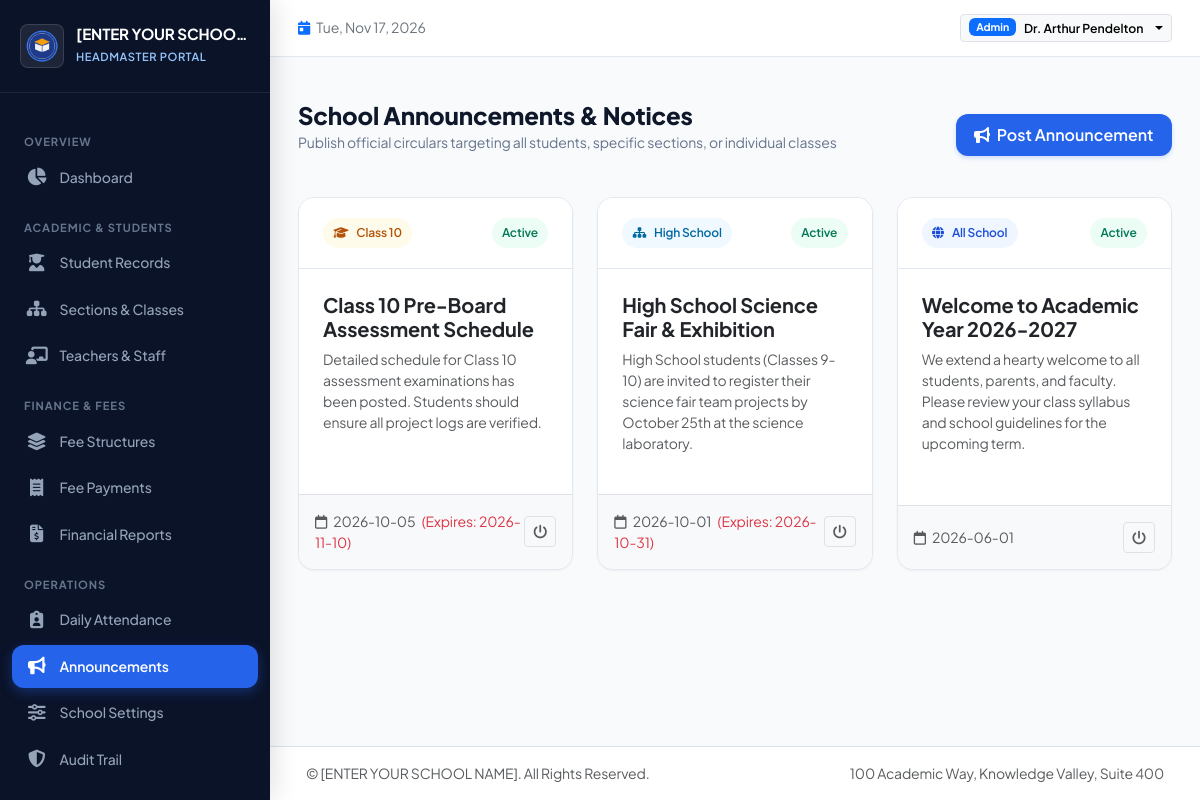
Page /admin/notices (signed in) on the committed database.
### tables this page shows
CREATE TABLE school_settings (
        id INTEGER PRIMARY KEY,
        school_name TEXT NOT NULL DEFAULT '[ENTER YOUR SCHOOL NAME]',
        school_address TEXT DEFAULT '',
        school_phone TEXT DEFAULT '',
        school_email TEXT DEFAULT '',
        school_website TEXT DEFAULT '',
        headmaster_name TEXT DEFAULT '',
        currency_symbol TEXT DEFAULT '$',
        logo_path TEXT DEFAULT '',
        updated_at TIMESTAMP DEFAULT CURRENT_TIMESTAMP
    );

CREATE TABLE users (
        id INTEGER PRIMARY KEY AUTOINCREMENT,
        username TEXT NOT NULL UNIQUE,
        password_hash TEXT NOT NULL,
        role TEXT NOT NULL CHECK(role IN ('admin', 'teacher', 'student')),
        full_name TEXT NOT NULL,
        email TEXT DEFAULT '',
        phone TEXT DEFAULT '',
        is_active INTEGER DEFAULT 1,
        created_at TIMESTAMP DEFAULT CURRENT_TIMESTAMP
    );

CREATE TABLE notices (
        id INTEGER PRIMARY KEY AUTOINCREMENT,
        title TEXT NOT NULL,
        content TEXT NOT NULL,
        target_type TEXT NOT NULL CHECK(target_type IN ('all', 'section', 'class')),
        target_section_id INTEGER REFERENCES school_sections(id) ON DELETE SET NULL,
        target_class_id INTEGER REFERENCES classes(id) ON DELETE SET NULL,
        publish_date DATE NOT NULL,
        expiry_date DATE,
        is_active INTEGER DEFAULT 1,
        author_user_id INTEGER REFERENCES users(id) ON DELETE SET NULL,
        created_at TIMESTAMP DEFAULT CURRENT_TIMESTAMP
    );

CREATE TABLE classes (
        id INTEGER PRIMARY KEY AUTOINCREMENT,
        section_id INTEGER NOT NULL REFERENCES school_sections(id) ON DELETE CASCADE,
        name TEXT NOT NULL,
        display_order INTEGER DEFAULT 0,
        is_active INTEGER DEFAULT 1,
        UNIQUE(section_id, name)
    );

CREATE TABLE school_sections (
        id INTEGER PRIMARY KEY AUTOINCREMENT,
        name TEXT NOT NULL UNIQUE,
        description TEXT DEFAULT '',
        is_active INTEGER DEFAULT 1
    );

### routes/admin.py (the view, shortened to what this page needs)
@admin_bp.route('/notices', methods=['GET', 'POST'])
def notices():
    db = get_db()
    notices_list = db.execute("""
        SELECT n.*, sec.name as section_name, c.name as class_name, u.full_name as author_name
        FROM notices n
        LEFT JOIN school_sections sec ON n.target_section_id = sec.id
        LEFT JOIN classes c ON n.target_class_id = c.id
        LEFT JOIN users u ON n.author_user_id = u.id
        ORDER BY n.id DESC;
    """).fetchall()
    sections = db.execute("SELECT * FROM school_sections WHERE is_active = 1;").fetchall()
    classes = db.execute("SELECT * FROM classes WHERE is_active = 1;").fetchall()
    return render_template('admin/notices.html',
        settings=get_school_settings(),
        notices=notices_list,
        sections=sections,
        classes=classes
    )

### models.py (called while the page is built, shortened)
def get_db():
    if 'db' not in g:
        db_path = current_app.config.get('DATABASE_PATH', Config.DATABASE_PATH)
        g.db = sqlite3.connect(db_path)
        g.db.row_factory = sqlite3.Row
        g.db.execute("PRAGMA foreign_keys = ON;")
    return g.db

def get_school_settings():
    db = get_db()
    row = db.execute("SELECT * FROM school_settings WHERE id = 1;").fetchone()
    if row:
        return dict(row)

    @property
    def is_active(self):
        return self._is_active

    @staticmethod
    def get_by_id(user_id):
        db = get_db()
        cursor = db.execute("SELECT * FROM users WHERE id = ?", (user_id,))
        row = cursor.fetchone()
        if not row:
            return None
        return User._build_from_row(row)

### routes/admin.py (called while the page is built)
@admin_bp.before_request
@login_required
@admin_required
def admin_before_request():
    pass

### templates/admin/notices.html (shortened to what this page needs)
{% extends "base.html" %}
{% block content %}
<div class="page-header">
  <div>
    <h2 class="page-title">School Announcements & Notices</h2>
    <p class="page-subtitle">Publish official circulars targeting all students, specific sections, or individual classes</p>
  </div>
  <div>
    <button class="btn btn-primary-custom" data-bs-toggle="modal" data-bs-target="#createNoticeModal">
      <i class="fa-solid fa-bullhorn me-1"></i> Post Announcement
    </button>
  </div>
</div>
<div class="row g-4">
  {% for n in notices %}
    <div class="col-md-6 col-lg-4">
      <div class="card-custom h-100 d-flex flex-column">
        <div class="card-custom-header">
          <div class="d-flex align-items-center gap-2">
            {% if n.target_type == 'all' %}
              <span class="badge-custom badge-primary"><i class="fa-solid fa-globe me-1"></i> All School</span>
            {% elif n.target_type == 'section' %}
              <span class="badge-custom badge-info"><i class="fa-solid fa-sitemap me-1"></i> {{ n.section_name }}</span>
            {% else %}
              <span class="badge-custom badge-warning"><i class="fa-solid fa-graduation-cap me-1"></i> {{ n.class_name }}</span>
            {% endif %}
          </div>
          <div>
            {% if n.is_active %}
              <span class="badge-custom badge-success">Active</span>
            {% else %}
              <span class="badge-custom badge-secondary">Archived</span>
            {% endif %}
          </div>
        </div>
        <div class="card-custom-body flex-grow-1">
          <h5 class="fw-bold text-dark mb-2">{{ n.title }}</h5>
          <p class="text-muted small mb-3" style="white-space: pre-line;">{{ n.content }}</p>
        </div>
        <div class="p-3 bg-light border-top d-flex justify-content-between align-items-center small text-muted">
          <div>
            <i class="fa-regular fa-calendar me-1"></i> {{ n.publish_date }}
            {% if n.expiry_date %}<span class="text-danger ms-1">(Expires: {{ n.expiry_date }})</span>{% endif %}
          </div>
          <form action="{{ url_for('admin.toggle_notice', notice_id=n.id) }}" method="POST">
            <button type="submit" class="btn btn-sm btn-light border" title="Toggle Active">
              <i class="fa-solid fa-power-off text-muted"></i>
            </button>
          </form>
        </div>
      </div>
    </div>
  {% endfor %}
</div>
{% endblock %}

### templates/base.html (shortened to what this page needs)
<!DOCTYPE html>
<html lang="en">
<head>
  <link href="https://cdn.jsdelivr.net/npm/bootstrap@5.3.3/dist/css/bootstrap.min.css" rel="stylesheet">
  <link rel="stylesheet" href="https://cdnjs.cloudflare.com/ajax/libs/font-awesome/6.5.1/css/all.min.css">
  <link rel="stylesheet" href="{{ url_for('static', filename='css/style.css') }}">
</head>
<body>
  <div class="app-wrapper">
    <aside class="sidebar">
      <div class="sidebar-header">
        <img src="{% if school_settings.logo_path %}{{ url_for('static', filename=school_settings.logo_path) }}{% else %}{{ url_for('static', filename='images/default_logo.png') }}{% endif %}"
             alt="School Logo" class="school-brand-logo">
        <div class="school-brand-info">
          <h1 class="school-brand-name" title="{{ school_settings.school_name }}">{{ school_settings.school_name }}</h1>
          <span class="school-brand-badge">
            {% if current_user.role == 'admin' %}Headmaster Portal
            {% elif current_user.role == 'teacher' %}Teacher Portal
            {% elif current_user.role == 'student' %}Student Portal
            {% else %}Portal{% endif %}
          </span>
        </div>
      </div>
      <div class="sidebar-nav">
        {% if current_user.role == 'admin' %}
          <div class="nav-section-title">Overview</div>
          <a href="{{ url_for('admin.dashboard') }}" class="sidebar-link {% if request.endpoint == 'admin.dashboard' %}active{% endif %}">
            <i class="fa-solid fa-chart-pie"></i>
            <span>Dashboard</span>
          </a>
          <div class="nav-section-title">Academic & Students</div>
          <a href="{{ url_for('admin.students') }}" class="sidebar-link {% if request.endpoint in ['admin.students', 'admin.student_create', 'admin.student_view', 'admin.student_edit'] %}active{% endif %}">
            <i class="fa-solid fa-user-graduate"></i>
            <span>Student Records</span>
          </a>
          <a href="{{ url_for('admin.sections_classes') }}" class="sidebar-link {% if request.endpoint == 'admin.sections_classes' %}active{% endif %}">
            <i class="fa-solid fa-sitemap"></i>
            <span>Sections & Classes</span>
          </a>
          <a href="{{ url_for('admin.teachers') }}" class="sidebar-link {% if request.endpoint in ['admin.teachers', 'admin.teacher_create'] %}active{% endif %}">
            <i class="fa-solid fa-chalkboard-user"></i>
            <span>Teachers & Staff</span>
          </a>
          <div class="nav-section-title">Finance & Fees</div>
          <a href="{{ url_for('admin.fee_structures') }}" class="sidebar-link {% if request.endpoint == 'admin.fee_structures' %}active{% endif %}">
            <i class="fa-solid fa-layer-group"></i>
            <span>Fee Structures</span>
          </a>
          <a href="{{ url_for('admin.payments') }}" class="sidebar-link {% if request.endpoint in ['admin.payments', 'admin.payment_receipt'] %}active{% endif %}">
            <i class="fa-solid fa-receipt"></i>
            <span>Fee Payments</span>
          </a>
          <a href="{{ url_for('admin.fee_reports') }}" class="sidebar-link {% if request.endpoint == 'admin.fee_reports' %}active{% endif %}">
            <i class="fa-solid fa-file-invoice-dollar"></i>
            <span>Financial Reports</span>
          </a>
          <div class="nav-section-title">Operations</div>
          <a href="{{ url_for('admin.attendance') }}" class="sidebar-link {% if request.endpoint == 'admin.attendance' %}active{% endif %}">
            <i class="fa-solid fa-clipboard-user"></i>
            <span>Daily Attendance</span>
          </a>
          <a href="{{ url_for('admin.notices') }}" class="sidebar-link {% if request.endpoint == 'admin.notices' %}active{% endif %}">
            <i class="fa-solid fa-bullhorn"></i>
            <span>Announcements</span>
          </a>
          <a href="{{ url_for('admin.settings') }}" class="sidebar-link {% if request.endpoint == 'admin.settings' %}active{% endif %}">
            <i class="fa-solid fa-sliders"></i>
            <span>School Settings</span>
          </a>
          <a href="{{ url_for('admin.audit_logs') }}" class="sidebar-link {% if request.endpoint == 'admin.audit_logs' %}active{% endif %}">
            <i class="fa-solid fa-shield-halved"></i>
            <span>Audit Trail</span>
          </a>
        {% endif %}
      </div>
    </aside>
    <div class="main-wrapper">
      <header class="topbar">
        <div class="d-flex align-items-center gap-3">
          <div class="d-none d-md-block text-secondary small">
            <i class="fa-solid fa-calendar-day me-1 text-primary"></i>
            <span id="currentDateDisplay">Today</span>
          </div>
        </div>
        <div class="d-flex align-items-center gap-3">
          <div class="dropdown">
            <button class="btn btn-light btn-sm border dropdown-toggle d-flex align-items-center gap-2" type="button" data-bs-toggle="dropdown">
              <span class="badge bg-primary text-capitalize">{{ current_user.role }}</span>
              <span class="fw-semibold small d-none d-sm-inline">{{ current_user.full_name }}</span>
            </button>
          </div>
        </div>
      </header>
      <div class="container-fluid px-4 pt-3">
      </div>
      <main class="content-area">
        {% block content %}{% endblock %}
      </main>
      <footer class="bg-white border-top py-3 px-4 text-center text-muted small mt-auto">
        <div class="container-fluid d-flex flex-column flex-sm-row justify-content-between align-items-center gap-2">
          <span>&copy; {{ school_settings.school_name }}. All Rights Reserved.</span>
          <span>{{ school_settings.school_address }}</span>
        </div>
      </footer>
    </div>
  </div>
</body>
</html>

### rows in the picture
school_settings: school_name "[ENTER YOUR SCHOO…", school_name "[ENTER YOUR SCHOOL NAME]", school_address "100 Academic Way, Knowledge Valley, Suite 400"
users: role "Admin", full_name "Dr. Arthur Pendelton"
notices: class_name "Class 10", is_active "Active", title "Class 10 Pre-Board Assessment Schedule", content "Detailed schedule for Class 10 assessment examinations has been posted. Students should ensure all project logs are verified.", publish_date "2026-10-05", expiry_date "2026-11-10"
notices: section_name "High School", is_active "Active", title "High School Science Fair & Exhibition", content "High School students (Classes 9-10) are invited to register their science fair team projects by October 25th at the science laboratory.", publish_date "2026-10-01", expiry_date "2026-10-31"
notices: target_type "all" (drawn), is_active "Active", title "Welcome to Academic Year 2026-2027", content "We extend a hearty welcome to all students, parents, and faculty. Please review your class syllabus and school guidelines for the upcoming term.", publish_date "2026-06-01"
